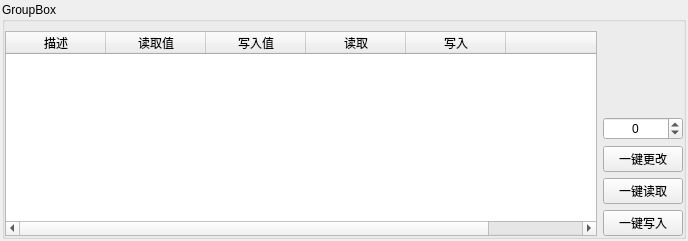
<?xml version="1.0" encoding="UTF-8"?>
<ui version="4.0">
 <class>MWriteReadTable</class>
 <widget class="QWidget" name="MWriteReadTable">
  <property name="geometry">
   <rect>
    <x>0</x>
    <y>0</y>
    <width>688</width>
    <height>241</height>
   </rect>
  </property>
  <property name="windowTitle">
   <string>Form</string>
  </property>
  <layout class="QVBoxLayout" name="verticalLayout">
   <property name="leftMargin">
    <number>2</number>
   </property>
   <property name="topMargin">
    <number>2</number>
   </property>
   <property name="rightMargin">
    <number>2</number>
   </property>
   <property name="bottomMargin">
    <number>2</number>
   </property>
   <item>
    <widget class="QGroupBox" name="groupBox">
     <property name="title">
      <string>GroupBox</string>
     </property>
     <layout class="QGridLayout" name="gridLayout">
      <property name="leftMargin">
       <number>0</number>
      </property>
      <property name="rightMargin">
       <number>0</number>
      </property>
      <property name="bottomMargin">
       <number>0</number>
      </property>
      <item row="0" column="0">
       <widget class="QTableWidget" name="tableWidget">
        <property name="showGrid">
         <bool>false</bool>
        </property>
        <column>
         <property name="text">
          <string>描述</string>
         </property>
        </column>
        <column>
         <property name="text">
          <string>读取值</string>
         </property>
        </column>
        <column>
         <property name="text">
          <string>写入值</string>
         </property>
        </column>
        <column>
         <property name="text">
          <string>读取</string>
         </property>
        </column>
        <column>
         <property name="text">
          <string>写入</string>
         </property>
        </column>
        <column>
         <property name="text">
          <string/>
         </property>
        </column>
       </widget>
      </item>
      <item row="0" column="1">
       <layout class="QVBoxLayout" name="verticalLayout_2">
        <item>
         <spacer name="verticalSpacer">
          <property name="orientation">
           <enum>Qt::Vertical</enum>
          </property>
          <property name="sizeHint" stdset="0">
           <size>
            <width>20</width>
            <height>40</height>
           </size>
          </property>
         </spacer>
        </item>
        <item>
         <widget class="QSpinBox" name="spinBox">
          <property name="alignment">
           <set>Qt::AlignCenter</set>
          </property>
          <property name="minimum">
           <number>-99999999</number>
          </property>
          <property name="maximum">
           <number>999999999</number>
          </property>
         </widget>
        </item>
        <item>
         <widget class="QPushButton" name="changeBtn">
          <property name="text">
           <string>一键更改</string>
          </property>
         </widget>
        </item>
        <item>
         <widget class="QPushButton" name="readAllBtn">
          <property name="text">
           <string>一键读取</string>
          </property>
         </widget>
        </item>
        <item>
         <widget class="QPushButton" name="writeAllBtn">
          <property name="text">
           <string>一键写入</string>
          </property>
         </widget>
        </item>
       </layout>
      </item>
     </layout>
    </widget>
   </item>
  </layout>
 </widget>
 <resources/>
 <connections/>
</ui>
